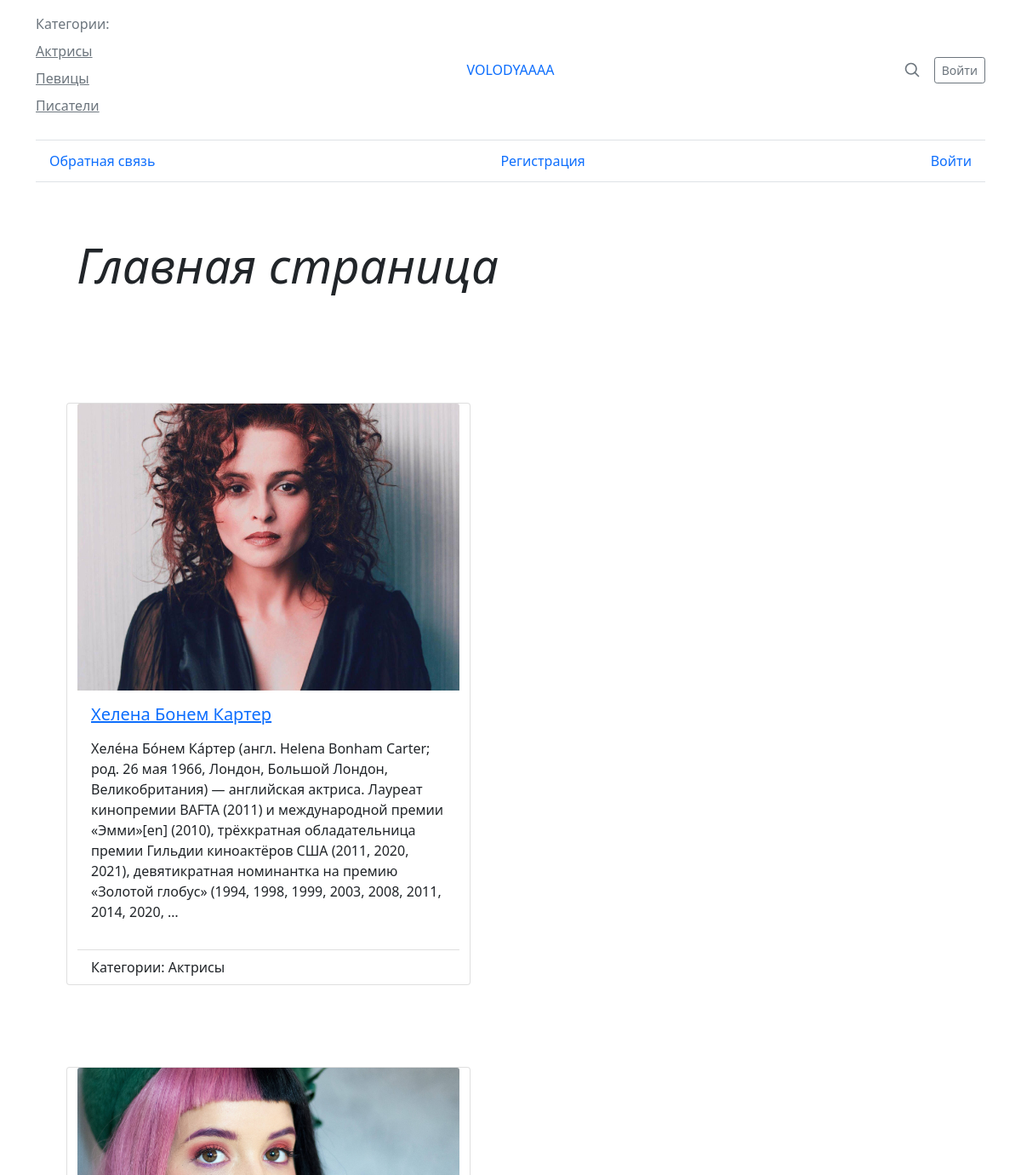
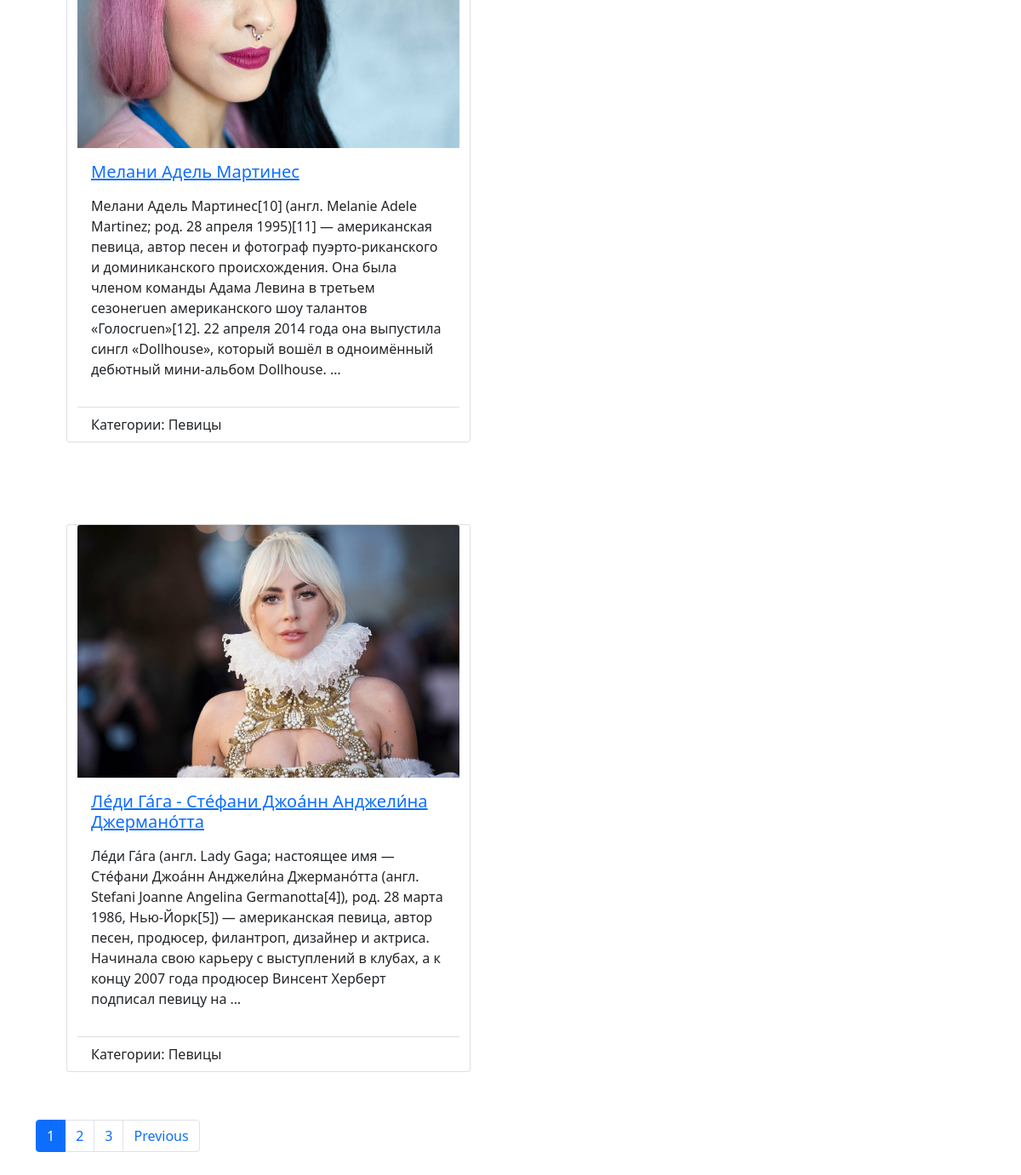
The page / on the database its author committed (2 pictures, top to bottom).
### women/models.py (models this page shows, shortened)
class Category(models.Model):
    name = models.CharField(max_length=100, db_index=True)
    slug = models.SlugField(max_length=255, unique=True, db_index=True, verbose_name="URL" )
    def __str__(self):
        return self.name
    def get_absolute_url(self):
        return reverse('category', kwargs={'cat_slug': self.slug})
    class Meta:
        verbose_name = 'Категории'
        verbose_name_plural = 'Категории'

class Women(models.Model):
    title = models.CharField(max_length=255, verbose_name="Заголовок")
    slug = models.SlugField(max_length=255, unique=True, db_index=True, verbose_name="URL" )
    content = models.TextField(blank=True, verbose_name="Контент")
    photo = models.ImageField(upload_to="photos/%Y/%m/%d")
    time_create = models.DateTimeField(auto_now_add=True)
    time_update = models.DateTimeField(auto_now=True)
    is_published = models.BooleanField(default=True)
    cat = models.ForeignKey('Category', on_delete=models.PROTECT)
    def get_absolute_url(self):
        return reverse('post', kwargs={'post_slug': self.slug})
    class Meta:
        verbose_name = 'Известные женщины'
        verbose_name_plural = 'Известные женщины'
        ordering = ['id']

### women/views.py (the view)
# urls.py: path('', WomenHome.as_view(), name='home'),
class WomenHome(DataMixin, ListView):
    model = Women
    template_name = 'women/index.html'
    context_object_name = 'posts'
    def get_context_data(self, *, object_list=None, **kwargs ):
        context = super().get_context_data(**kwargs)
        c_def = self.get_user_context(title="Главная страница")
        return dict(list(context.items()) + list(c_def.items()))
    def get_queryset(self):
        return Women.objects.filter(is_published=True).select_related('cat')

### women/utils.py (called while the page is built)
    def get_user_context(self, **kwargs):
        context = kwargs
        cats = Category.objects.annotate(Count('women'))
        user_menu = menu.copy()
        if not self.request.user.is_authenticated:
            user_menu.pop(0)
        context['menu'] = user_menu
        context['cats'] = cats
        if 'cat_selected' not in context:
            context['cat_selected'] = 0
        return context

### women/templates/women/index.html
{% extends 'women/base.html' %}
{% block content %}
<div class="row mb-2">
    {% for post in posts %}
    <div class="card col col-md-5 m-5" >
        {% if post.photo %}
        <img class="card-img-top" src="{{post.photo.url}}" alt="Card image cap" style="width: 100%;
         width:100%;
        height:auto;
        object-fit: cover;">
        {% endif %}
        <div class="card-body">
          <h5 class="card-title"><a href="{{ post.get_absolute_url }}">{{post.title}}</a></h5>
          {% autoescape on %}
          <p class="card-text">{{post.content|linebreaks|truncatewords:50 }}</p>
          {% endautoescape %}
        </div>
        <ul class="list-group list-group-flush">
          <li class="list-group-item">Категории: {{post.cat}}</li>
        </ul>
      </div>
    {% endfor %}
  </div>
{%endblock%}

### women/templates/women/base.html (shortened to what this page needs)
{% load static %}
{% load women_tags %}
<!DOCTYPE html>
<html lang="en">
<head>
    <link rel="stylesheet" href="{% static 'women/css/style.css' %}">
</head>
<body>
    <div class="container">
        <header class="border-bottom lh-1 py-3">
          <div class="row flex-nowrap justify-content-between align-items-center">
            <div class="col-4 pt-1">
              <p class="link-secondary " >Категории:</p>
             {% for c in cats %}
              {% if c.women__count > 0 %}
             {% if c.pk == cat_selected %}
             <p class="link-primary ">{{c.name}}</p>
             {% else %}
   <p><a class="link-secondary " href="{{ c.get_absolute_url }}">{{c.name}}</a></p>
             {% endif %}
             {% endif %}
             {% endfor %}
            </div>
            <div class="col-4 text-center">
              <a class="blog-header-logo text-body-emphasis text-decoration-none text-uppercase" href="{% url 'home' %}"> VOLODYAAAA</a>
            </div>
            <div class="col-4 d-flex justify-content-end align-items-center">
              <a class="link-secondary" href="#" aria-label="Search">
                <svg xmlns="http://www.w3.org/2000/svg" width="20" height="20" fill="none" stroke="currentColor" stroke-linecap="round" stroke-linejoin="round" stroke-width="2" class="mx-3" role="img" viewBox="0 0 24 24"><title>Search</title><circle cx="10.5" cy="10.5" r="7.5"></circle><path d="M21 21l-5.2-5.2"></path></svg>
              </a>
              <a class="btn btn-sm btn-outline-secondary" href="#">Войти</a>
            </div>
          </div>
        </header>
        {% block mainmenu %}
        <div class="nav-scroller py-1 mb-3 border-bottom">
          <nav class="nav nav-underline justify-content-between">
            {% for m in menu %}
            <a class="nav-item nav-link link-body-emphasis active" href="{% url m.url_name  %}">{{m.title}}</a>
            {% endfor %}
            {% endblock mainmenu %}
            {% if request.user.is_authenticated %}
            <a class="nav-item nav-link link-body-emphasis " href="№">{{user.username}}</a>
            <a class="nav-item nav-link link-body-emphasis " href="{% url 'logout'  %}">Выйти</a>
            {% else %}
            <a class="nav-item nav-link link-body-emphasis " href="{% url 'register'  %}">Регистрация</a>
            <a class="nav-item nav-link link-body-emphasis " href="{% url 'login'  %}">Войти</a>
            {% endif %}
          </nav>
        </div>
      </div>
      <main class="container container-fluid">
        <div class="p-4 p-md-5 mb-4 rounded text-body-emphasis bg-body-secondary">
            <div class="col-lg-6 px-0">
              <h1 class="display-4 fst-italic ">{{title}}</h1>
            </div>
          </div>
{% block content %}
{% endblock %}
{% if page_obj.has_other_pages %}
<nav aria-label="Page navigation example">
  <ul class="pagination">
    {%  for p in paginator.page_range %}
    {% if page_obj.number == p %}
    <li class="page-item active"><p class="page-link " >{{p}}</p></li>
    {% elif p >= page_obj.number|add:-2 and p <= page_obj.number|add:2 %}
    <li class="page-item"><a class="page-link" href="?page={{ p }}">{{p}}</a></li>
   {% endif %}
    {% endfor  %}
    {% if page_obj.has_next %}
    <li class="page-item"><a class="page-link" href="?page={{ page_obj.next_page_number }}">Previous</a></li>
    {% endif %}
  </ul>
</nav>
{% endif %}
        </main>
</body>
</html>

### rows shown on the page
Category: name "Актрисы"
Category: name "Певицы"
Category: name "Писатели"
Women: photo (picture), title "Хелена Бонем Картер", content "Хеле́на Бо́нем Ка́ртер (англ. Helena Bonham Carter; род. 26 мая 1966, Лондон, Большой Лондон, Великобритания) — английская актриса. Лауреат кинопремии BAFTA (2011) и международной премии «Эмми»[en] (2010), трёхкратная обладательница премии Гильдии киноактёров США (2011, 2020, 2021), девятикратная номинантка на премию «Золотой глобус» (1994, 1998, 1999, 2003, 2008, 2011, 2014, 2020, …", cat "Актрисы"
Women: photo (picture), title "Мелани Адель Мартинес", content "Мелани Адель Мартинес[10] (англ. Melanie Adele Martinez; род. 28 апреля 1995)[11] — американская певица, автор песен и фотограф пуэрто-риканского и доминиканского происхождения. Она была членом команды Адама Левина в третьем сезонеruen американского шоу талантов «Голосruen»[12]. 22 апреля 2014 года она выпустила сингл «Dollhouse», который вошёл в одноимённый дебютный мини-альбом Dollhouse. …", cat "Певицы"
Women: photo (picture), title "Ле́ди Га́га - Сте́фани Джоа́нн Анджели́на Джермано́тта", content "Ле́ди Га́га (англ. Lady Gaga; настоящее имя — Сте́фани Джоа́нн Анджели́на Джермано́тта (англ. Stefani Joanne Angelina Germanotta[4]), род. 28 марта 1986, Нью-Йорк[5]) — американская певица, автор песен, продюсер, филантроп, дизайнер и актриса. Начинала свою карьеру с выступлений в клубах, а к концу 2007 года продюсер Винсент Херберт подписал певицу на …", cat "Певицы"

### other values the page prints
{{ m.title }} "Обратная связь"
{{ title }} "Главная страница"
{{ p }} "1"
{{ p }} "2" "3"
